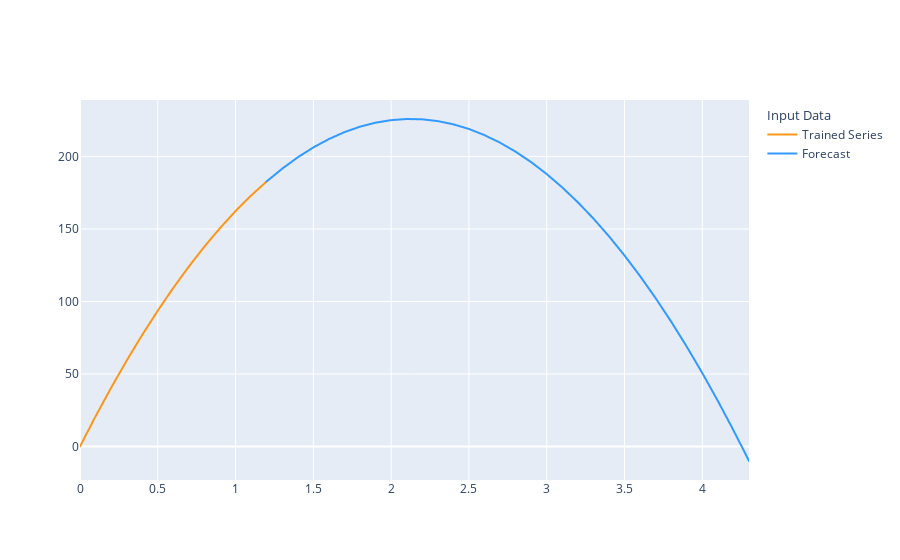

Notebook source saved alongside this figure:
### Markdown cell above
## Step 6: Make a forecast with estimated uncertainty

Often when making a forecast, the user might also want to have some estimate of the uncertainty throughout the forecast.

The Howso Engine supports this through the use of the "series_residuals" detail, which returns the estimated uncertainty of
features at each timestep of the returned series. These returned values indicate the estimated uncertainty of the value in
the form of the mean absolute deviation (MAD). Thus, it is estimated that 50% of values will be within the residual returned,
75% will be within two times the residual returned, and so on.

Below we demonstrate code that plots these error bands around the given forecast. Since this recipe simulates data randomly,
it may be appropriate to rerun this cell for a better demonstration if the forecast is short or otherwise undesirable.

### Code cell
rand_id = np.random.choice(unfinished_ids)
orig_series_df = df[df.id.isin([rand_id])].sort_values('time')
continue_series_values = [unfinished_series_df[unfinished_series_df.id.isin([rand_id])].sort_values('time')]

synth_result = t.react_series(
    series_context_features=['id', 'time', 'y'],
    series_context_values=continue_series_values[:1],
    action_features=['id', 'time', 'y'],
    continue_series=True,
    output_new_series_ids=False,
    desired_conviction=10,
    details={"series_residuals": True, "series_residuals_num_samples": 50}
)

forecast_df = pd.concat([continue_series_values[0].iloc[-1:, :], synth_result['action']])
print(synth_result["details"]["series_residuals"][0])
uncertainties = [0] + [synth_result['details']['series_residuals'][0]['y']]

# Plotting
fig = go.Figure()

# The original path
fig.add_trace(go.Scattergl(
    x=orig_series_df.time,
    y=orig_series_df.y,
    name="Trained Series",
    mode="lines",
    line_color="darkorange",
    opacity=0.9,
    legendgroup="i",
    legendgrouptitle=dict(text="Input Data"),
    showlegend=True
))

# The forecast
fig.add_trace(go.Scattergl(
    x=forecast_df.time,
    y=forecast_df.y,
    name="Forecast",
    mode="lines",
    line_color="dodgerblue",
    opacity=0.9,
    legendgroup="i",
    legendgrouptitle=dict(text="Input Data"),
    showlegend=True
))

# Upper and lower band y-values for the inner 50%
lower50_uncertainties = [x - y for x, y in zip(forecast_df.y, uncertainties)]
upper50_uncertainties = [x + y for x, y in zip(forecast_df.y, uncertainties)]

# Upper and lower band y-values for the inner 75%
lower75_uncertainties = [x - 2 * y for x, y in zip(forecast_df.y, uncertainties)]
upper75_uncertainties = [x + 2 * y for x, y in zip(forecast_df.y, uncertainties)]

# The 50% band
fig.add_trace(go.Scattergl(
    x=forecast_df.time.tolist() + forecast_df.time.tolist()[::-1],
    y=upper50_uncertainties + lower50_uncertainties[::-1],
    fill='toself',
    fillcolor='rgba(0,100,80,0.3)',
    line=dict(color='rgba(255,255,255,0)'),
    hoverinfo="skip",
    name="50% Confidence",
    showlegend=False
))

# The 75% band
fig.add_trace(go.Scattergl(
    x=forecast_df.time.tolist() + forecast_df.time.tolist()[::-1],
    y=upper75_uncertainties + lower75_uncertainties[::-1],
    fill='toself',
    fillcolor='rgba(100,0,80,0.15)',
    line=dict(color='rgba(255,255,255,0)'),
    hoverinfo="skip",
    name="75% Confidence",
    showlegend=False
))


fig.show()

### Figure 1 — Plotly figure (JSON) as saved in the notebook; plotly's stock layout.template omitted (floating-point values rounded to 4 significant figures)
{"data": [{"legendgroup": "i", "legendgrouptitle": {"text": "Input Data"}, "line": {"color": "darkorange"}, "mode": "lines", "name": "Trained Series", "opacity": 0.9, "showlegend": true, "type": "scattergl", "x": [0.0, 0.1, 0.2, 0.3, 0.4, 0.5, 0.6, 0.7, 0.8, 0.9, 1.0, 1.1, 1.2], "y": [0.0, 20.74, 40.48, 59.22, 76.96, 93.7, 109.4, 124.2, 137.9, 150.7, 162.4, 173.1, 182.9]}, {"legendgroup": "i", "legendgrouptitle": {"text": "Input Data"}, "line": {"color": "dodgerblue"}, "mode": "lines", "name": "Forecast", "opacity": 0.9, "showlegend": true, "type": "scattergl", "x": [1.2, 1.3, 1.4, 1.5, 1.6, 1.7, 1.8, 1.9, 2.0, 2.1, 2.2, 2.3, 2.4, 2.5, 2.6, 2.7, 2.8, 2.9, 3.0, 3.1, 3.2, 3.3, 3.4, 3.5, 3.6, 3.7, 3.8, 3.9, 4.0, 4.1, 4.2, 4.3], "y": [182.9, 191.7, 199.5, 206.3, 212.1, 216.9, 220.6, 223.4, 225.2, 225.9, 225.7, 224.5, 222.3, 219.0, 214.8, 209.6, 203.4, 196.1, 187.9, 178.7, 168.5, 157.2, 145.0, 131.7, 117.5, 102.3, 86.06, 68.84, 50.59, 31.38, 11.16, -10.06]}, {"fill": "toself", "fillcolor": "rgba(0,100,80,0.3)", "hoverinfo": "skip", "line": {"color": "rgba(255,255,255,0)"}, "name": "50% Confidence", "showlegend": false, "type": "scattergl", "x": [1.2, 1.3, 1.4, 1.5, 1.6, 1.7, 1.8, 1.9, 2.0, 2.1, 2.2, 2.3, 2.4, 2.5, 2.6, 2.7, 2.8, 2.9, 3.0, 3.1, 3.2, 3.3, 3.4, 3.5, 3.6, 3.7, 3.8, 3.9, 4.0, 4.1, 4.2, 4.3, 4.3, 4.2, 4.1, 4.0, 3.9, 3.8, 3.7, 3.6, 3.5, 3.4, 3.3, 3.2, 3.1, 3.0, 2.9, 2.8, 2.7, 2.6, 2.5, 2.4, 2.3, 2.2, 2.1, 2.0, 1.9, 1.8, 1.7, 1.6, 1.5, 1.4, 1.3, 1.2], "y": [182.9, [191.7, 191.7, 191.8, 191.8, 191.8, 191.8, 191.8, 191.8, 191.8, 191.8, 191.8, 191.8, 191.8, 191.8, 191.8, 191.9, 191.9, 191.9, 191.9, 191.9, 191.9, 191.9, 191.9, 191.9, 191.9, 191.9, 191.9, 191.9, 191.9, 191.9, 191.9], [191.6, 191.6, 191.6, 191.6, 191.6, 191.6, 191.5, 191.5, 191.5, 191.5, 191.5, 191.5, 191.5, 191.5, 191.5, 191.5, 191.5, 191.5, 191.5, 191.5, 191.5, 191.5, 191.5, 191.5, 191.5, 191.4, 191.4, 191.4, 191.4, 191.4, 191.4], 182.9]}, {"fill": "toself", "fillcolor": "rgba(100,0,80,0.15)", "hoverinfo": "skip", "line": {"color": "rgba(255,255,255,0)"}, "name": "75% Confidence", "showlegend": false, "type": "scattergl", "x": [1.2, 1.3, 1.4, 1.5, 1.6, 1.7, 1.8, 1.9, 2.0, 2.1, 2.2, 2.3, 2.4, 2.5, 2.6, 2.7, 2.8, 2.9, 3.0, 3.1, 3.2, 3.3, 3.4, 3.5, 3.6, 3.7, 3.8, 3.9, 4.0, 4.1, 4.2, 4.3, 4.3, 4.2, 4.1, 4.0, 3.9, 3.8, 3.7, 3.6, 3.5, 3.4, 3.3, 3.2, 3.1, 3.0, 2.9, 2.8, 2.7, 2.6, 2.5, 2.4, 2.3, 2.2, 2.1, 2.0, 1.9, 1.8, 1.7, 1.6, 1.5, 1.4, 1.3, 1.2], "y": [182.9, [191.8, 191.8, 191.9, 191.9, 191.9, 191.9, 191.9, 191.9, 191.9, 192.0, 192.0, 192.0, 192.0, 192.0, 192.0, 192.0, 192.0, 192.1, 192.1, 192.1, 192.1, 192.1, 192.1, 192.1, 192.1, 192.1, 192.1, 192.1, 192.1, 192.1, 192.1], [191.6, 191.5, 191.5, 191.5, 191.4, 191.4, 191.4, 191.4, 191.4, 191.4, 191.4, 191.4, 191.3, 191.3, 191.3, 191.3, 191.3, 191.3, 191.3, 191.3, 191.3, 191.3, 191.3, 191.2, 191.2, 191.2, 191.2, 191.2, 191.2, 191.2, 191.2], 182.9]}], "layout": {}}
